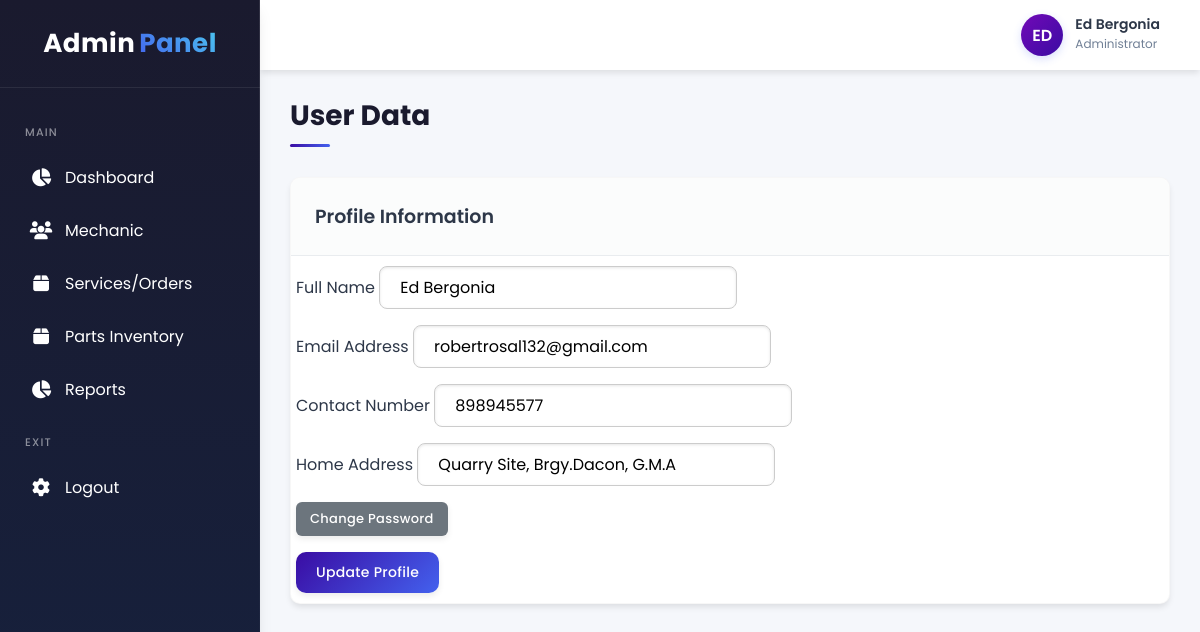
Page /adminside/profile.php (signed in) on the committed database.
### tables this page shows
CREATE TABLE `users` (
  `id` int(11) NOT NULL,
  `full_name` varchar(100) NOT NULL,
  `email` varchar(100) NOT NULL,
  `phone` varchar(20) DEFAULT NULL,
  `address` varchar(255) DEFAULT NULL,
  `password` varchar(255) NOT NULL,
  `is_admin` int(10) NOT NULL,
  `created_at` timestamp NOT NULL DEFAULT current_timestamp()
);

### adminside/profile.php (the view, shortened to what this page needs)
<?php
include "db.php";
$user_id = $_SESSION['user']['id'];
$stmt = $conn->prepare("SELECT * FROM users WHERE id = ?");
$stmt->bind_param("i", $user_id);
$stmt->execute();
$user = $stmt->get_result()->fetch_assoc();
?>
<?php include 'adminparts/link.php'?>
<div class="container">
    <?php include 'adminparts/sidebar.php'?>
    <?php include 'adminparts/header.php'?>
    <div class="main-content">
        <div class="page-title">
            <div class="title">User Data</div>
        </div>
        <div class="table-card">
            <div class="card-title">
                <h3>Profile Information</h3>
            </div>
            <form method="POST" action="" style="padding:10px 5px;">
                <div class="form-group">
                    <label>Full Name</label>
                    <input type="text" class="form-control" name="full_name" value="<?= htmlspecialchars($user['full_name']) ?>" required>
                </div>
                <div class="form-group">
                    <label>Email Address</label>
                    <input type="email" class="form-control" name="email" value="<?= htmlspecialchars($user['email']) ?>" required>
                </div>
                <div class="form-group">
                    <label>Contact Number</label>
                    <input type="text" class="form-control" name="phone" value="<?= htmlspecialchars($user['phone']) ?>" required>
                </div>
                <div class="form-group">
                    <label>Home Address</label>
                    <input type="text" class="form-control" name="address" value="<?= htmlspecialchars($user['address']) ?>" required>
                </div>
                <div class="form-group">
                    <button type="button" class="btn btn-secondary btn-sm mb-2" id="togglePassword">Change Password</button>
                </div>
                <button type="submit" class="btn btn-primary mt-2">Update Profile</button>
            </form>
        </div>
    </div>
</div>
</body>
</html>

### adminside/style.css (style rules this page uses)
:root { --primary: #3a0ca3; --primary-light: #4361ee; --secondary: #7209b7; --success: #4cc9f0; --danger: #f72585; --warning: #f8961e; --info: #4895ef; --dark: #1a1a2e; --light: #f8f9fa; --border: #e9ecef; --text: #2d3748; --text-light: #718096; --shadow: 0 10px 15px -3px rgba(0, 0, 0, 0.1), 0 4px 6px -2px rgba(0, 0, 0, 0.05); --shadow-sm: 0 4px 6px -1px rgba(0, 0, 0, 0.1); --shadow-lg: 0 20px 25px -5px rgba(0, 0, 0, 0.1), 0 10px 10px -5px rgba(0, 0, 0, 0.04); --radius: 10px; --radius-sm: 6px; --sidebar-width: 260px; --header-height: 70px; --transition: all 0.3s ease; }
body { font-family: "Poppins", sans-serif; }
* { margin: 0; padding: 0; box-sizing: border-box; font-family: "Poppins", sans-serif; }
body { background-color: #f5f7fb; color: var(--text); overflow-x: hidden; }
.container { display: grid; grid-template-columns: var(--sidebar-width) 1fr; grid-template-rows: var(--header-height) 1fr; min-height: 100vh; }
.btn-primary { background-color: #007bff; color: #fff; border: none; padding: 7px 15px; cursor: pointer; }
.btn-secondary { background-color: #6c757d; color: #fff; border: none; padding: 7px 15px; cursor: pointer; }
.main-content { grid-column: 2; padding: 25px 30px; overflow-y: auto; }
.page-title { margin-bottom: 30px; display: flex; justify-content: space-between; align-items: center; animation: fadeIn 0.5s ease; }
.title { font-size: 28px; font-weight: 700; color: var(--dark); position: relative; padding-bottom: 10px; }
.title::after { content: ""; position: absolute; bottom: 0; left: 0; width: 40px; height: 3px; background: linear-gradient(90deg, var(--primary), var(--primary-light)); border-radius: 10px; }
.table-card { background-color: white; border-radius: var(--radius); box-shadow: var(--shadow-sm); overflow: hidden; margin-bottom: 25px; animation: fadeInUp 0.7s ease; border: 1px solid rgba(0, 0, 0, 0.03); }
.card-title { padding: 24px; border-bottom: 1px solid var(--border); display: flex; justify-content: space-between; align-items: center; background-color: rgba(248, 249, 250, 0.5); }
.card-title h3 { font-size: 19px; font-weight: 600; display: flex; align-items: center; }
.btn { display: inline-flex; align-items: center; justify-content: center; padding: 10px 20px; border-radius: var(--radius); font-weight: 500; cursor: pointer; transition: all 0.3s; border: none; outline: none; font-size: 14px; letter-spacing: 0.3px; box-shadow: 0 3px 6px rgba(0, 0, 0, 0.08); position: relative; overflow: hidden; }
.btn::after { content: ""; position: absolute; width: 100%; height: 100%; top: 0; left: -100%; background: linear-gradient( 90deg, transparent, rgba(255, 255, 255, 0.2), transparent ); transition: 0.5s; }
.btn-primary { background: linear-gradient(135deg, var(--primary), var(--primary-light)); color: white; }
.btn-sm { padding: 7px 14px; font-size: 13px; border-radius: var(--radius-sm); }
form .form-group { margin-bottom: 1rem; }
#togglePassword { display: inline-flex; align-items: center; gap: 5px; }
form button[type="submit"] { display: inline-flex; align-items: center; gap: 5px; }
.form-control { padding: 8px 20px; border-radius: 8px; border: 1px solid #ccc; box-shadow: inset 0 1px 3px rgba(0, 0, 0, 0.1); transition: all 0.3s ease; font-size: 16px; outline: none; }

### rows in the picture
users: full_name "Ed Bergonia", email "robertrosal132@gmail.com", phone "898945577", address "Quarry Site, Brgy.Dacon, G.M.A"

### other values in the picture
substr($_SESSION['user']['name'], 0, 2) "ED"
$_SESSION['user']['name'] "Ed Bergonia"
